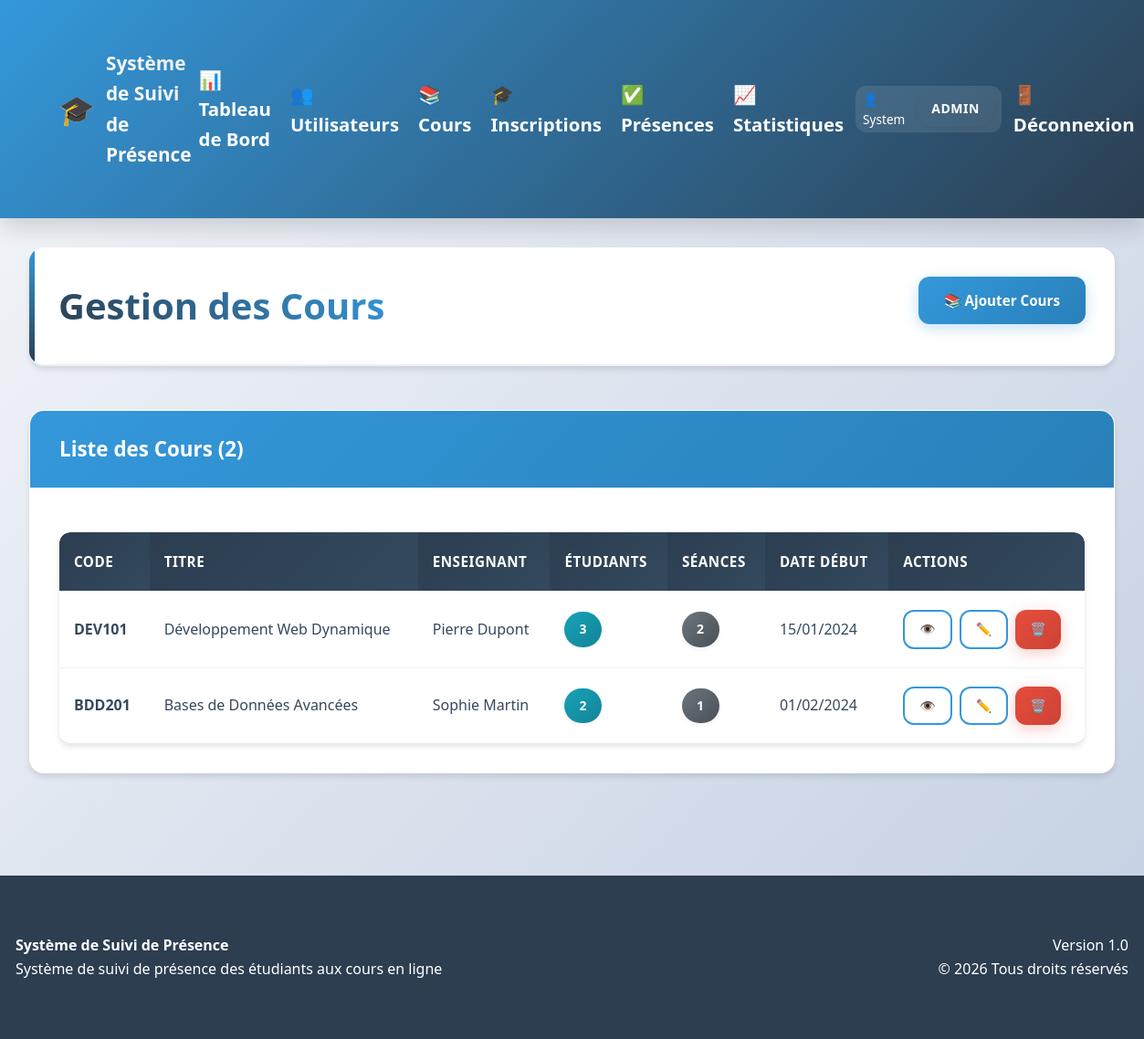
/admin/gestion_cours.php (signed in), run on the app's committed database.
### tables this page shows
CREATE TABLE courses (
    id INT PRIMARY KEY AUTO_INCREMENT,
    code VARCHAR(20) UNIQUE NOT NULL,
    titre VARCHAR(255) NOT NULL,
    description TEXT,
    enseignant_id INT NOT NULL,
    date_debut DATE,
    date_fin DATE,
    created_at TIMESTAMP DEFAULT CURRENT_TIMESTAMP,
    updated_at TIMESTAMP DEFAULT CURRENT_TIMESTAMP ON UPDATE CURRENT_TIMESTAMP,
    FOREIGN KEY (enseignant_id) REFERENCES users(id) ON DELETE CASCADE
);

CREATE TABLE users (
    id INT PRIMARY KEY AUTO_INCREMENT,
    username VARCHAR(50) UNIQUE NOT NULL,
    email VARCHAR(100) UNIQUE NOT NULL,
    password VARCHAR(255) NOT NULL,
    role ENUM('admin', 'enseignant', 'etudiant') NOT NULL,
    nom VARCHAR(100) NOT NULL,
    prenom VARCHAR(100) NOT NULL,
    date_naissance DATE,
    telephone VARCHAR(20),
    created_at TIMESTAMP DEFAULT CURRENT_TIMESTAMP,
    updated_at TIMESTAMP DEFAULT CURRENT_TIMESTAMP ON UPDATE CURRENT_TIMESTAMP,
    is_active BOOLEAN DEFAULT TRUE
);

### includes/functions.php (called while the page is built, shortened)
<?php
function formatDate($date, $format = 'd/m/Y H:i') {
    $datetime = new DateTime($date);
    return $datetime->format($format);
}
?>

### admin/gestion_cours.php (the view, shortened to what this page needs)
<?php
require_once '../includes/config.php';
require_once '../includes/functions.php';
$action = $_GET['action'] ?? 'list';
try {
    global $pdo;
} catch (PDOException $e) {
    error_log("Erreur gestion cours: " . $e->getMessage());
    $error = "Une erreur est survenue lors de l'opération.";
}
$courses = [];
if ($action === 'list') {
    $sql = "SELECT c.*, u.nom as enseignant_nom, u.prenom as enseignant_prenom,
            (SELECT COUNT(*) FROM enrollments WHERE course_id = c.id) as nb_etudiants,
            (SELECT COUNT(*) FROM sessions WHERE course_id = c.id) as nb_seances
            FROM courses c
            JOIN users u ON c.enseignant_id = u.id
            ORDER BY c.created_at DESC";
    $stmt = $pdo->query($sql);
    $courses = $stmt->fetchAll();
}
?>
<!DOCTYPE html>
<html lang="fr">
<head>
    <link rel="stylesheet" href="../assets/css/style.css">
    <link rel="stylesheet" href="../assets/css/dashboard.css">
</head>
<body>
    <?php include '../includes/header.php'; ?>
    <div class="container">
        <div class="page-header">
            <h1>
                <?php
                switch ($action) {
                    default: echo 'Gestion des Cours';
                }
                ?>
            </h1>
            <div class="header-actions">
                <?php if ($action === 'list'): ?>
                    <a href="?action=add" class="btn btn-primary">📚 Ajouter Cours</a>
                <?php endif; ?>
            </div>
        </div>
        <?php if ($action === 'list'): ?>
            <div class="card">
                <div class="card-header">
                    <h3>Liste des Cours (<?php echo count($courses); ?>)</h3>
                </div>
                <div class="card-body">
                    <?php if (!empty($courses)): ?>
                        <div class="table-responsive">
                            <table class="table">
                                <thead>
                                    <tr>
                                        <th>Code</th>
                                        <th>Titre</th>
                                        <th>Enseignant</th>
                                        <th>Étudiants</th>
                                        <th>Séances</th>
                                        <th>Date Début</th>
                                        <th>Actions</th>
                                    </tr>
                                </thead>
                                <tbody>
                                    <?php foreach ($courses as $c): ?>
                                        <tr>
                                            <td><strong><?php echo $c['code']; ?></strong></td>
                                            <td><?php echo $c['titre']; ?></td>
                                            <td><?php echo $c['enseignant_prenom'] . ' ' . $c['enseignant_nom']; ?></td>
                                            <td>
                                                <span class="badge badge-info"><?php echo $c['nb_etudiants']; ?></span>
                                            </td>
                                            <td>
                                                <span class="badge badge-secondary"><?php echo $c['nb_seances']; ?></span>
                                            </td>
                                            <td><?php echo formatDate($c['date_debut'], 'd/m/Y'); ?></td>
                                            <td>
                                                <div class="btn-group">
                                                    <a href="?action=view&id=<?php echo $c['id']; ?>" class="btn btn-sm btn-outline" title="Voir">
                                                        👁️
                                                    </a>
                                                    <a href="?action=edit&id=<?php echo $c['id']; ?>" class="btn btn-sm btn-outline" title="Modifier">
                                                        ✏️
                                                    </a>
                                                    <a href="?action=delete&id=<?php echo $c['id']; ?>"
                                                       class="btn btn-sm btn-danger"
                                                       title="Supprimer"
                                                       onclick="return confirm('Êtes-vous sûr de vouloir supprimer ce cours ?')">
                                                        🗑️
                                                    </a>
                                                </div>
                                            </td>
                                        </tr>
                                    <?php endforeach; ?>
                                </tbody>
                            </table>
                        </div>
                    <?php else: ?>
                        <p class="text-center">Aucun cours trouvé.</p>
                    <?php endif; ?>
                </div>
            </div>
        <?php endif; ?>
    </div>
    <?php include '../includes/footer.php'; ?>
</body>
</html>

### assets/css/style.css (style rules this page uses)
* { margin: 0; padding: 0; box-sizing: border-box; }
:root { --primary-color: #3498db; --secondary-color: #2c3e50; --success-color: #27ae60; --warning-color: #f39c12; --danger-color: #e74c3c; --info-color: #17a2b8; --light-color: #ecf0f1; --dark-color: #34495e; --white: #ffffff; --gray-light: #f8f9fa; --gray: #6c757d; --border-radius: 8px; --box-shadow: 0 2px 10px rgba(0,0,0,0.1); --transition: all 0.3s ease; }
body { font-family: 'Segoe UI', Tahoma, Geneva, Verdana, sans-serif; line-height: 1.6; color: var(--dark-color); background-color: var(--gray-light); }
.container { max-width: 1200px; margin: 0 auto; padding: 0 20px; }
.card { background: var(--white); border-radius: var(--border-radius); box-shadow: var(--box-shadow); padding: 1.5rem; margin-bottom: 1.5rem; transition: var(--transition); }
.card-header { border-bottom: 1px solid var(--light-color); padding-bottom: 1rem; margin-bottom: 1rem; }
.btn { display: inline-block; padding: 0.75rem 1.5rem; border: none; border-radius: var(--border-radius); text-decoration: none; text-align: center; cursor: pointer; transition: var(--transition); font-weight: 500; }
.btn-primary { background-color: var(--primary-color); color: var(--white); }
.btn-danger { background-color: var(--danger-color); color: var(--white); }
.btn-outline { background-color: transparent; border: 2px solid var(--primary-color); color: var(--primary-color); }
.table { width: 100%; border-collapse: collapse; background-color: var(--white); border-radius: var(--border-radius); overflow: hidden; box-shadow: var(--box-shadow); }
.table th, .table td { padding: 1rem; text-align: left; border-bottom: 1px solid var(--light-color); }
.table th { background-color: var(--secondary-color); color: var(--white); font-weight: 600; }
.badge { display: inline-block; padding: 0.25rem 0.75rem; border-radius: 50px; font-size: 0.875rem; font-weight: 500; }
.badge-info { background-color: var(--info-color); color: var(--white); }
.badge-secondary { background-color: var(--gray); color: var(--white); }

### data on the page
courses: code "DEV101", titre "Développement Web Dynamique", enseignant.prenom "Pierre", enseignant.nom "Dupont", nb_etudiants "3", nb_seances "2", date_debut "15/01/2024"
courses: code "BDD201", titre "Bases de Données Avancées", enseignant.prenom "Sophie", enseignant.nom "Martin", nb_etudiants "2", nb_seances "1", date_debut "01/02/2024"

### other printed values
APP_NAME "Système de Suivi de Présence"
$_SESSION['user_prenom'] "System"
$userRole "ADMIN"
count($courses) "2"
APP_VERSION "1.0"
